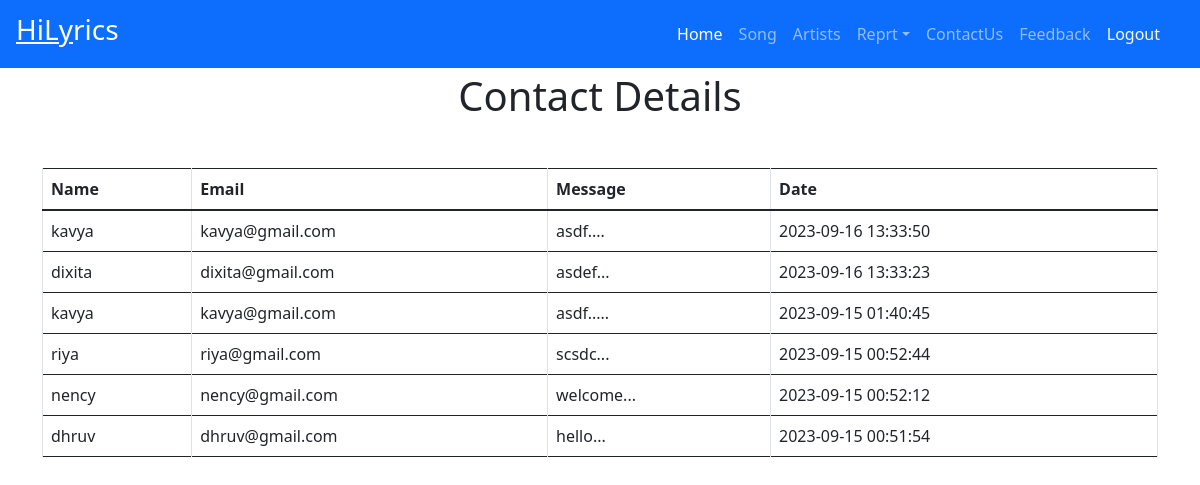
/admin/View_ContactUs.php (signed in), run on the app's committed database.
### tables this page shows
CREATE TABLE `contact` (
  `cid` int(11) NOT NULL,
  `Name` varchar(30) NOT NULL,
  `date` timestamp NULL DEFAULT current_timestamp() ON UPDATE current_timestamp(),
  `mess` varchar(150) NOT NULL,
  `email` varchar(30) NOT NULL
);

### admin/View_ContactUs.php (the view, shortened to what this page needs)
<?php
   include('../head_tag.php');
   include('../conn.php');
   include("nav.php");
    $q="select * from contact order by date desc";
    $result=mysqli_query($conn,$q) or die("Query Failed!!!");
    if(mysqli_num_rows($result)>0){
        echo "<div class='container'>
                    <h1 class='text-center mt-5'>Contact Details</h1>
                    <table  class='table mt-5 table-bordered border border-dark'>";
           echo "<thead><tr>
                <th>Name</th>
                <th>Email</th>
                <th>Message</th>
                <th>Date</th>
                </tr></thead> <tbody>";
            while($r=mysqli_fetch_array($result)){
                    echo "<tr>
                        <td>$r[1]</td>
                        <td>$r[4]</td>
                        <td>$r[3]</td>
                        <td>$r[2]</td>
                        </tr>";
            }
            echo " </tbody></table></div>";
    }
?>

### data on the page
contact: Name "kavya", email "kavya@gmail.com", mess "asdf....", date "2023-09-16 13:33:50"
contact: Name "dixita", email "dixita@gmail.com", mess "asdef...", date "2023-09-16 13:33:23"
contact: Name "kavya", email "kavya@gmail.com", mess "asdf.....", date "2023-09-15 01:40:45"
contact: Name "riya", email "riya@gmail.com", mess "scsdc...", date "2023-09-15 00:52:44"
contact: Name "nency", email "nency@gmail.com", mess "welcome...", date "2023-09-15 00:52:12"
contact: Name "dhruv", email "dhruv@gmail.com", mess "hello...", date "2023-09-15 00:51:54"
